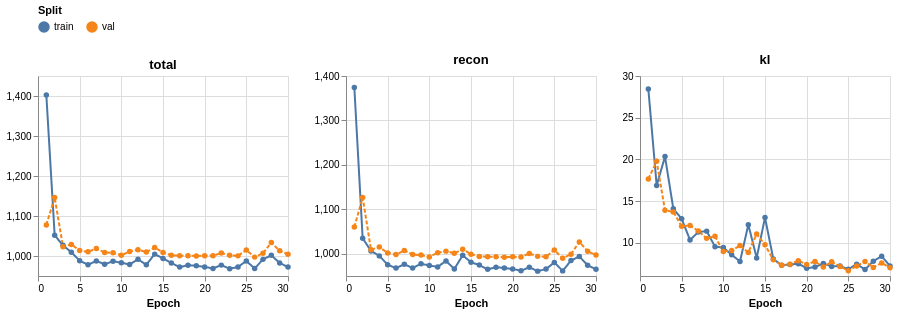

Here is the notebook cell this chart was saved with:
### Markdown cell above
## 5. Loss curves

Posterior collapse check: if the KL curve drops close to zero, the encoder is ignoring the input. In that case try `beta` below 1 or set `kl_warmup_epochs` (for example 10). Active dimensions counts the latent dimensions whose mean actually varies across days.

### Code cell
loss_plot = loss_curves(history, components=("total", "recon", "kl"))
loss_plot

### Figure 1 — Vega specification as saved in the notebook (floating-point values rounded to 4 significant figures)
{"$schema": "https://vega.github.io/schema/vega/v5.json", "data": [{"name": "source_0", "values": [{"epoch": 1, "value": 1402.0, "split": "train", "component": "total", "__index_level_0__": 0}, {"epoch": 2, "value": 1052.0, "split": "train", "component": "total", "__index_level_0__": 1}, {"epoch": 3, "value": 1027.0, "split": "train", "component": "total", "__index_level_0__": 2}, {"epoch": 4, "value": 1009.0, "split": "train", "component": "total", "__index_level_0__": 3}, {"epoch": 5, "value": 988.2, "split": "train", "component": "total", "__index_level_0__": 4}, {"epoch": 6, "value": 978.1, "split": "train", "component": "total", "__index_level_0__": 5}, {"epoch": 7, "value": 987.7, "split": "train", "component": "total", "__index_level_0__": 6}, {"epoch": 8, "value": 979.2, "split": "train", "component": "total", "__index_level_0__": 7}, {"epoch": 9, "value": 987.1, "split": "train", "component": "total", "__index_level_0__": 8}, {"epoch": 10, "value": 983.1, "split": "train", "component": "total", "__index_level_0__": 9}, {"epoch": 11, "value": 979.0, "split": "train", "component": "total", "__index_level_0__": 10}, {"epoch": 12, "value": 991.7, "split": "train", "component": "total", "__index_level_0__": 11}, {"epoch": 13, "value": 978.1, "split": "train", "component": "total", "__index_level_0__": 12}, {"epoch": 14, "value": 1005.0, "split": "train", "component": "total", "__index_level_0__": 13}, {"epoch": 15, "value": 993.9, "split": "train", "component": "total", "__index_level_0__": 14}, {"epoch": 16, "value": 982.6, "split": "train", "component": "total", "__index_level_0__": 15}, {"epoch": 17, "value": 972.2, "split": "train", "component": "total", "__index_level_0__": 16}, {"epoch": 18, "value": 977.1, "split": "train", "component": "total", "__index_level_0__": 17}, {"epoch": 19, "value": 975.4, "split": "train", "component": "total", "__index_level_0__": 18}, {"epoch": 20, "value": 972.8, "split": "train", "component": "total", "__index_level_0__": 19}, {"epoch": 21, "value": 968.9, "split": "train", "component": "total", "__index_level_0__": 20}, {"epoch": 22, "value": 977.2, "split": "train", "component": "total", "__index_level_0__": 21}, {"epoch": 23, "value": 968.1, "split": "train", "component": "total", "__index_level_0__": 22}, {"epoch": 24, "value": 972.7, "split": "train", "component": "total", "__index_level_0__": 23}, {"epoch": 25, "value": 987.4, "split": "train", "component": "total", "__index_level_0__": 24}, {"epoch": 26, "value": 969.0, "split": "train", "component": "total", "__index_level_0__": 25}, {"epoch": 27, "value": 991.6, "split": "train", "component": "total", "__index_level_0__": 26}, {"epoch": 28, "value": 1002.0, "split": "train", "component": "total", "__index_level_0__": 27}, {"epoch": 29, "value": 982.5, "split": "train", "component": "total", "__index_level_0__": 28}, {"epoch": 30, "value": 972.4, "split": "train", "component": "total", "__index_level_0__": 29}, {"epoch": 1, "value": 1078.0, "split": "val", "component": "total", "__index_level_0__": 0}, {"epoch": 2, "value": 1146.0, "split": "val", "component": "total", "__index_level_0__": 1}, {"epoch": 3, "value": 1023.0, "split": "val", "component": "total", "__index_level_0__": 2}, {"epoch": 4, "value": 1029.0, "split": "val", "component": "total", "__index_level_0__": 3}, {"epoch": 5, "value": 1014.0, "split": "val", "component": "total", "__index_level_0__": 4}, {"epoch": 6, "value": 1010.0, "split": "val", "component": "total", "__index_level_0__": 5}, {"epoch": 7, "value": 1019.0, "split": "val", "component": "total", "__index_level_0__": 6}, {"epoch": 8, "value": 1009.0, "split": "val", "component": "total", "__index_level_0__": 7}, {"epoch": 9, "value": 1008.0, "split": "val", "component": "total", "__index_level_0__": 8}, {"epoch": 10, "value": 1002.0, "split": "val", "component": "total", "__index_level_0__": 9}, {"epoch": 11, "value": 1011.0, "split": "val", "component": "total", "__index_level_0__": 10}, {"epoch": 12, "value": 1016.0, "split": "val", "component": "total", "__index_level_0__": 11}, {"epoch": 13, "value": 1010.0, "split": "val", "component": "total", "__index_level_0__": 12}, {"epoch": 14, "value": 1021.0, "split": "val", "component": "total", "__index_level_0__": 13}, {"epoch": 15, "value": 1009.0, "split": "val", "component": "total", "__index_level_0__": 14}, {"epoch": 16, "value": 1002.0, "split": "val", "component": "total", "__index_level_0__": 15}, {"epoch": 17, "value": 1001.0, "split": "val", "component": "total", "__index_level_0__": 16}, {"epoch": 18, "value": 1000.0, "split": "val", "component": "total", "__index_level_0__": 17}, {"epoch": 19, "value": 1000.0, "split": "val", "component": "total", "__index_level_0__": 18}, {"epoch": 20, "value": 1000.0, "split": "val", "component": "total", "__index_level_0__": 19}, {"epoch": 21, "value": 1001.0, "split": "val", "component": "total", "__index_level_0__": 20}, {"epoch": 22, "value": 1008.0, "split": "val", "component": "total", "__index_level_0__": 21}, {"epoch": 23, "value": 1002.0, "split": "val", "component": "total", "__index_level_0__": 22}, {"epoch": 24, "value": 1000.0, "split": "val", "component": "total", "__index_level_0__": 23}, {"epoch": 25, "value": 1015.0, "split": "val", "component": "total", "__index_level_0__": 24}, {"epoch": 26, "value": 997.2, "split": "val", "component": "total", "__index_level_0__": 25}, {"epoch": 27, "value": 1007.0, "split": "val", "component": "total", "__index_level_0__": 26}, {"epoch": 28, "value": 1034.0, "split": "val", "component": "total", "__index_level_0__": 27}, {"epoch": 29, "value": 1013.0, "split": "val", "component": "total", "__index_level_0__": 28}, {"epoch": 30, "value": 1004.0, "split": "val", "component": "total", "__index_level_0__": 29}]}, {"name": "source_1", "values": [{"epoch": 1, "value": 1374.0, "split": "train", "component": "recon", "__index_level_0__": 0}, {"epoch": 2, "value": 1035.0, "split": "train", "component": "recon", "__index_level_0__": 1}, {"epoch": 3, "value": 1006.0, "split": "train", "component": "recon", "__index_level_0__": 2}, {"epoch": 4, "value": 995.3, "split": "train", "component": "recon", "__index_level_0__": 3}, {"epoch": 5, "value": 975.4, "split": "train", "component": "recon", "__index_level_0__": 4}, {"epoch": 6, "value": 967.8, "split": "train", "component": "recon", "__index_level_0__": 5}, {"epoch": 7, "value": 976.5, "split": "train", "component": "recon", "__index_level_0__": 6}, {"epoch": 8, "value": 967.8, "split": "train", "component": "recon", "__index_level_0__": 7}, {"epoch": 9, "value": 977.6, "split": "train", "component": "recon", "__index_level_0__": 8}, {"epoch": 10, "value": 973.7, "split": "train", "component": "recon", "__index_level_0__": 9}, {"epoch": 11, "value": 970.4, "split": "train", "component": "recon", "__index_level_0__": 10}, {"epoch": 12, "value": 984.0, "split": "train", "component": "recon", "__index_level_0__": 11}, {"epoch": 13, "value": 965.9, "split": "train", "component": "recon", "__index_level_0__": 12}, {"epoch": 14, "value": 996.5, "split": "train", "component": "recon", "__index_level_0__": 13}, {"epoch": 15, "value": 980.9, "split": "train", "component": "recon", "__index_level_0__": 14}, {"epoch": 16, "value": 974.6, "split": "train", "component": "recon", "__index_level_0__": 15}, {"epoch": 17, "value": 964.9, "split": "train", "component": "recon", "__index_level_0__": 16}, {"epoch": 18, "value": 969.7, "split": "train", "component": "recon", "__index_level_0__": 17}, {"epoch": 19, "value": 967.9, "split": "train", "component": "recon", "__index_level_0__": 18}, {"epoch": 20, "value": 965.8, "split": "train", "component": "recon", "__index_level_0__": 19}, {"epoch": 21, "value": 961.8, "split": "train", "component": "recon", "__index_level_0__": 20}, {"epoch": 22, "value": 969.7, "split": "train", "component": "recon", "__index_level_0__": 21}, {"epoch": 23, "value": 961.0, "split": "train", "component": "recon", "__index_level_0__": 22}, {"epoch": 24, "value": 965.5, "split": "train", "component": "recon", "__index_level_0__": 23}, {"epoch": 25, "value": 980.6, "split": "train", "component": "recon", "__index_level_0__": 24}, {"epoch": 26, "value": 961.5, "split": "train", "component": "recon", "__index_level_0__": 25}, {"epoch": 27, "value": 984.8, "split": "train", "component": "recon", "__index_level_0__": 26}, {"epoch": 28, "value": 993.9, "split": "train", "component": "recon", "__index_level_0__": 27}, {"epoch": 29, "value": 974.1, "split": "train", "component": "recon", "__index_level_0__": 28}, {"epoch": 30, "value": 965.2, "split": "train", "component": "recon", "__index_level_0__": 29}, {"epoch": 1, "value": 1060.0, "split": "val", "component": "recon", "__index_level_0__": 0}, {"epoch": 2, "value": 1127.0, "split": "val", "component": "recon", "__index_level_0__": 1}, {"epoch": 3, "value": 1009.0, "split": "val", "component": "recon", "__index_level_0__": 2}, {"epoch": 4, "value": 1015.0, "split": "val", "component": "recon", "__index_level_0__": 3}, {"epoch": 5, "value": 1002.0, "split": "val", "component": "recon", "__index_level_0__": 4}, {"epoch": 6, "value": 998.3, "split": "val", "component": "recon", "__index_level_0__": 5}, {"epoch": 7, "value": 1007.0, "split": "val", "component": "recon", "__index_level_0__": 6}, {"epoch": 8, "value": 998.3, "split": "val", "component": "recon", "__index_level_0__": 7}, {"epoch": 9, "value": 997.2, "split": "val", "component": "recon", "__index_level_0__": 8}, {"epoch": 10, "value": 992.8, "split": "val", "component": "recon", "__index_level_0__": 9}, {"epoch": 11, "value": 1002.0, "split": "val", "component": "recon", "__index_level_0__": 10}, {"epoch": 12, "value": 1006.0, "split": "val", "component": "recon", "__index_level_0__": 11}, {"epoch": 13, "value": 1001.0, "split": "val", "component": "recon", "__index_level_0__": 12}, {"epoch": 14, "value": 1010.0, "split": "val", "component": "recon", "__index_level_0__": 13}, {"epoch": 15, "value": 999.0, "split": "val", "component": "recon", "__index_level_0__": 14}, {"epoch": 16, "value": 993.8, "split": "val", "component": "recon", "__index_level_0__": 15}, {"epoch": 17, "value": 993.5, "split": "val", "component": "recon", "__index_level_0__": 16}, {"epoch": 18, "value": 993.1, "split": "val", "component": "recon", "__index_level_0__": 17}, {"epoch": 19, "value": 992.4, "split": "val", "component": "recon", "__index_level_0__": 18}, {"epoch": 20, "value": 993.1, "split": "val", "component": "recon", "__index_level_0__": 19}, {"epoch": 21, "value": 992.9, "split": "val", "component": "recon", "__index_level_0__": 20}, {"epoch": 22, "value": 1001.0, "split": "val", "component": "recon", "__index_level_0__": 21}, {"epoch": 23, "value": 994.2, "split": "val", "component": "recon", "__index_level_0__": 22}, {"epoch": 24, "value": 993.2, "split": "val", "component": "recon", "__index_level_0__": 23}, {"epoch": 25, "value": 1008.0, "split": "val", "component": "recon", "__index_level_0__": 24}, {"epoch": 26, "value": 990.0, "split": "val", "component": "recon", "__index_level_0__": 25}, {"epoch": 27, "value": 999.1, "split": "val", "component": "recon", "__index_level_0__": 26}, {"epoch": 28, "value": 1027.0, "split": "val", "component": "recon", "__index_level_0__": 27}, {"epoch": 29, "value": 1006.0, "split": "val", "component": "recon", "__index_level_0__": 28}, {"epoch": 30, "value": 997.2, "split": "val", "component": "recon", "__index_level_0__": 29}]}, {"name": "source_2", "values": [{"epoch": 1, "value": 28.44, "split": "train", "component": "kl", "__index_level_0__": 0}, {"epoch": 2, "value": 16.87, "split": "train", "component": "kl", "__index_level_0__": 1}, {"epoch": 3, "value": 20.33, "split": "train", "component": "kl", "__index_level_0__": 2}, {"epoch": 4, "value": 14.06, "split": "train", "component": "kl", "__index_level_0__": 3}, {"epoch": 5, "value": 12.86, "split": "train", "component": "kl", "__index_level_0__": 4}, {"epoch": 6, "value": 10.33, "split": "train", "component": "kl", "__index_level_0__": 5}, {"epoch": 7, "value": 11.27, "split": "train", "component": "kl", "__index_level_0__": 6}, {"epoch": 8, "value": 11.38, "split": "train", "component": "kl", "__index_level_0__": 7}, {"epoch": 9, "value": 9.515, "split": "train", "component": "kl", "__index_level_0__": 8}, {"epoch": 10, "value": 9.422, "split": "train", "component": "kl", "__index_level_0__": 9}, {"epoch": 11, "value": 8.551, "split": "train", "component": "kl", "__index_level_0__": 10}, {"epoch": 12, "value": 7.742, "split": "train", "component": "kl", "__index_level_0__": 11}, {"epoch": 13, "value": 12.16, "split": "train", "component": "kl", "__index_level_0__": 12}, {"epoch": 14, "value": 8.17, "split": "train", "component": "kl", "__index_level_0__": 13}, {"epoch": 15, "value": 13.02, "split": "train", "component": "kl", "__index_level_0__": 14}, {"epoch": 16, "value": 8.038, "split": "train", "component": "kl", "__index_level_0__": 15}, {"epoch": 17, "value": 7.298, "split": "train", "component": "kl", "__index_level_0__": 16}, {"epoch": 18, "value": 7.372, "split": "train", "component": "kl", "__index_level_0__": 17}, {"epoch": 19, "value": 7.475, "split": "train", "component": "kl", "__index_level_0__": 18}, {"epoch": 20, "value": 6.925, "split": "train", "component": "kl", "__index_level_0__": 19}, {"epoch": 21, "value": 7.074, "split": "train", "component": "kl", "__index_level_0__": 20}, {"epoch": 22, "value": 7.497, "split": "train", "component": "kl", "__index_level_0__": 21}, {"epoch": 23, "value": 7.15, "split": "train", "component": "kl", "__index_level_0__": 22}, {"epoch": 24, "value": 7.207, "split": "train", "component": "kl", "__index_level_0__": 23}, {"epoch": 25, "value": 6.799, "split": "train", "component": "kl", "__index_level_0__": 24}, {"epoch": 26, "value": 7.425, "split": "train", "component": "kl", "__index_level_0__": 25}, {"epoch": 27, "value": 6.778, "split": "train", "component": "kl", "__index_level_0__": 26}, {"epoch": 28, "value": 7.78, "split": "train", "component": "kl", "__index_level_0__": 27}, {"epoch": 29, "value": 8.376, "split": "train", "component": "kl", "__index_level_0__": 28}, {"epoch": 30, "value": 7.205, "split": "train", "component": "kl", "__index_level_0__": 29}, {"epoch": 1, "value": 17.65, "split": "val", "component": "kl", "__index_level_0__": 0}, {"epoch": 2, "value": 19.76, "split": "val", "component": "kl", "__index_level_0__": 1}, {"epoch": 3, "value": 13.89, "split": "val", "component": "kl", "__index_level_0__": 2}, {"epoch": 4, "value": 13.68, "split": "val", "component": "kl", "__index_level_0__": 3}, {"epoch": 5, "value": 11.98, "split": "val", "component": "kl", "__index_level_0__": 4}, {"epoch": 6, "value": 12.07, "split": "val", "component": "kl", "__index_level_0__": 5}, {"epoch": 7, "value": 11.41, "split": "val", "component": "kl", "__index_level_0__": 6}, {"epoch": 8, "value": 10.52, "split": "val", "component": "kl", "__index_level_0__": 7}, {"epoch": 9, "value": 10.76, "split": "val", "component": "kl", "__index_level_0__": 8}, {"epoch": 10, "value": 8.95, "split": "val", "component": "kl", "__index_level_0__": 9}, {"epoch": 11, "value": 9.062, "split": "val", "component": "kl", "__index_level_0__": 10}, {"epoch": 12, "value": 9.655, "split": "val", "component": "kl", "__index_level_0__": 11}, {"epoch": 13, "value": 8.829, "split": "val", "component": "kl", "__index_level_0__": 12}, {"epoch": 14, "value": 11.04, "split": "val", "component": "kl", "__index_level_0__": 13}, {"epoch": 15, "value": 9.753, "split": "val", "component": "kl", "__index_level_0__": 14}, {"epoch": 16, "value": 7.939, "split": "val", "component": "kl", "__index_level_0__": 15}, {"epoch": 17, "value": 7.301, "split": "val", "component": "kl", "__index_level_0__": 16}, {"epoch": 18, "value": 7.41, "split": "val", "component": "kl", "__index_level_0__": 17}, {"epoch": 19, "value": 7.835, "split": "val", "component": "kl", "__index_level_0__": 18}, {"epoch": 20, "value": 7.389, "split": "val", "component": "kl", "__index_level_0__": 19}, {"epoch": 21, "value": 7.74, "split": "val", "component": "kl", "__index_level_0__": 20}, {"epoch": 22, "value": 7.078, "split": "val", "component": "kl", "__index_level_0__": 21}, {"epoch": 23, "value": 7.706, "split": "val", "component": "kl", "__index_level_0__": 22}, {"epoch": 24, "value": 7.145, "split": "val", "component": "kl", "__index_level_0__": 23}, {"epoch": 25, "value": 6.64, "split": "val", "component": "kl", "__index_level_0__": 24}, {"epoch": 26, "value": 7.204, "split": "val", "component": "kl", "__index_level_0__": 25}, {"epoch": 27, "value": 7.737, "split": "val", "component": "kl", "__index_level_0__": 26}, {"epoch": 28, "value": 7.026, "split": "val", "component": "kl", "__index_level_0__": 27}, {"epoch": 29, "value": 7.566, "split": "val", "component": "kl", "__index_level_0__": 28}, {"epoch": 30, "value": 7.0, "split": "val", "component": "kl", "__index_level_0__": 29}]}, {"name": "data_0", "values": [{"epoch": 1, "split": "train", "value": 1402.0}, {"epoch": 2, "split": "train", "value": 1052.0}, {"epoch": 3, "split": "train", "value": 1027.0}, {"epoch": 4, "split": "train", "value": 1009.0}, {"epoch": 5, "split": "train", "value": 988.2}, {"epoch": 6, "split": "train", "value": 978.1}, {"epoch": 7, "split": "train", "value": 987.7}, {"epoch": 8, "split": "train", "value": 979.2}, {"epoch": 9, "split": "train", "value": 987.1}, {"epoch": 10, "split": "train", "value": 983.1}, {"epoch": 11, "split": "train", "value": 979.0}, {"epoch": 12, "split": "train", "value": 991.7}, {"epoch": 13, "split": "train", "value": 978.1}, {"epoch": 14, "split": "train", "value": 1005.0}, {"epoch": 15, "split": "train", "value": 993.9}, {"epoch": 16, "split": "train", "value": 982.6}, {"epoch": 17, "split": "train", "value": 972.2}, {"epoch": 18, "split": "train", "value": 977.1}, {"epoch": 19, "split": "train", "value": 975.4}, {"epoch": 20, "split": "train", "value": 972.8}, {"epoch": 21, "split": "train", "value": 968.9}, {"epoch": 22, "split": "train", "value": 977.2}, {"epoch": 23, "split": "train", "value": 968.1}, {"epoch": 24, "split": "train", "value": 972.7}, {"epoch": 25, "split": "train", "value": 987.4}, {"epoch": 26, "split": "train", "value": 969.0}, {"epoch": 27, "split": "train", "value": 991.6}, {"epoch": 28, "split": "train", "value": 1002.0}, {"epoch": 29, "split": "train", "value": 982.5}, {"epoch": 30, "split": "train", "value": 972.4}, {"epoch": 1, "split": "val", "value": 1078.0}, {"epoch": 2, "split": "val", "value": 1146.0}, {"epoch": 3, "split": "val", "value": 1023.0}, {"epoch": 4, "split": "val", "value": 1029.0}, {"epoch": 5, "split": "val", "value": 1014.0}, {"epoch": 6, "split": "val", "value": 1010.0}, {"epoch": 7, "split": "val", "value": 1019.0}, {"epoch": 8, "split": "val", "value": 1009.0}, {"epoch": 9, "split": "val", "value": 1008.0}, {"epoch": 10, "split": "val", "value": 1002.0}, {"epoch": 11, "split": "val", "value": 1011.0}, {"epoch": 12, "split": "val", "value": 1016.0}, {"epoch": 13, "split": "val", "value": 1010.0}, {"epoch": 14, "split": "val", "value": 1021.0}, {"epoch": 15, "split": "val", "value": 1009.0}, {"epoch": 16, "split": "val", "value": 1002.0}, {"epoch": 17, "split": "val", "value": 1001.0}, {"epoch": 18, "split": "val", "value": 1000.0}, {"epoch": 19, "split": "val", "value": 1000.0}, {"epoch": 20, "split": "val", "value": 1000.0}, {"epoch": 21, "split": "val", "value": 1001.0}, {"epoch": 22, "split": "val", "value": 1008.0}, {"epoch": 23, "split": "val", "value": 1002.0}, {"epoch": 24, "split": "val", "value": 1000.0}, {"epoch": 25, "split": "val", "value": 1015.0}, {"epoch": 26, "split": "val", "value": 997.2}, {"epoch": 27, "split": "val", "value": 1007.0}, {"epoch": 28, "split": "val", "value": 1034.0}, {"epoch": 29, "split": "val", "value": 1013.0}, {"epoch": 30, "split": "val", "value": 1004.0}]}, {"name": "data_1", "values": [{"epoch": 1, "split": "train", "value": 1374.0}, {"epoch": 2, "split": "train", "value": 1035.0}, {"epoch": 3, "split": "train", "value": 1006.0}, {"epoch": 4, "split": "train", "value": 995.3}, {"epoch": 5, "split": "train", "value": 975.4}, {"epoch": 6, "split": "train", "value": 967.8}, {"epoch": 7, "split": "train", "value": 976.5}, {"epoch": 8, "split": "train", "value": 967.8}, {"epoch": 9, "split": "train", "value": 977.6}, {"epoch": 10, "split": "train", "value": 973.7}, {"epoch": 11, "split": "train", "value": 970.4}, {"epoch": 12, "split": "train", "value": 984.0}, {"epoch": 13, "split": "train", "value": 965.9}, {"epoch": 14, "split": "train", "value": 996.5}, {"epoch": 15, "split": "train", "value": 980.9}, {"epoch": 16, "split": "train", "value": 974.6}, {"epoch": 17, "split": "train", "value": 964.9}, {"epoch": 18, "split": "train", "value": 969.7}, {"epoch": 19, "split": "train", "value": 967.9}, {"epoch": 20, "split": "train", "value": 965.8}, {"epoch": 21, "split": "train", "value": 961.8}, {"epoch": 22, "split": "train", "value": 969.7}, {"epoch": 23, "split": "train", "value": 961.0}, {"epoch": 24, "split": "train", "value": 965.5}, {"epoch": 25, "split": "train", "value": 980.6}, {"epoch": 26, "split": "train", "value": 961.5}, {"epoch": 27, "split": "train", "value": 984.8}, {"epoch": 28, "split": "train", "value": 993.9}, {"epoch": 29, "split": "train", "value": 974.1}, {"epoch": 30, "split": "train", "value": 965.2}, {"epoch": 1, "split": "val", "value": 1060.0}, {"epoch": 2, "split": "val", "value": 1127.0}, {"epoch": 3, "split": "val", "value": 1009.0}, {"epoch": 4, "split": "val", "value": 1015.0}, {"epoch": 5, "split": "val", "value": 1002.0}, {"epoch": 6, "split": "val", "value": 998.3}, {"epoch": 7, "split": "val", "value": 1007.0}, {"epoch": 8, "split": "val", "value": 998.3}, {"epoch": 9, "split": "val", "value": 997.2}, {"epoch": 10, "split": "val", "value": 992.8}, {"epoch": 11, "split": "val", "value": 1002.0}, {"epoch": 12, "split": "val", "value": 1006.0}, {"epoch": 13, "split": "val", "value": 1001.0}, {"epoch": 14, "split": "val", "value": 1010.0}, {"epoch": 15, "split": "val", "value": 999.0}, {"epoch": 16, "split": "val", "value": 993.8}, {"epoch": 17, "split": "val", "value": 993.5}, {"epoch": 18, "split": "val", "value": 993.1}, {"epoch": 19, "split": "val", "value": 992.4}, {"epoch": 20, "split": "val", "value": 993.1}, {"epoch": 21, "split": "val", "value": 992.9}, {"epoch": 22, "split": "val", "value": 1001.0}, {"epoch": 23, "split": "val", "value": 994.2}, {"epoch": 24, "split": "val", "value": 993.2}, {"epoch": 25, "split": "val", "value": 1008.0}, {"epoch": 26, "split": "val", "value": 990.0}, {"epoch": 27, "split": "val", "value": 999.1}, {"epoch": 28, "split": "val", "value": 1027.0}, {"epoch": 29, "split": "val", "value": 1006.0}, {"epoch": 30, "split": "val", "value": 997.2}]}, {"name": "data_2", "values": [{"epoch": 1, "split": "train", "value": 28.44}, {"epoch": 2, "split": "train", "value": 16.87}, {"epoch": 3, "split": "train", "value": 20.33}, {"epoch": 4, "split": "train", "value": 14.06}, {"epoch": 5, "split": "train", "value": 12.86}, {"epoch": 6, "split": "train", "value": 10.33}, {"epoch": 7, "split": "train", "value": 11.27}, {"epoch": 8, "split": "train", "value": 11.38}, {"epoch": 9, "split": "train", "value": 9.515}, {"epoch": 10, "split": "train", "value": 9.422}, {"epoch": 11, "split": "train", "value": 8.551}, {"epoch": 12, "split": "train", "value": 7.742}, {"epoch": 13, "split": "train", "value": 12.16}, {"epoch": 14, "split": "train", "value": 8.17}, {"epoch": 15, "split": "train", "value": 13.02}, {"epoch": 16, "split": "train", "value": 8.038}, {"epoch": 17, "split": "train", "value": 7.298}, {"epoch": 18, "split": "train", "value": 7.372}, {"epoch": 19, "split": "train", "value": 7.475}, {"epoch": 20, "split": "train", "value": 6.925}, {"epoch": 21, "split": "train", "value": 7.074}, {"epoch": 22, "split": "train", "value": 7.497}, {"epoch": 23, "split": "train", "value": 7.15}, {"epoch": 24, "split": "train", "value": 7.207}, {"epoch": 25, "split": "train", "value": 6.799}, {"epoch": 26, "split": "train", "value": 7.425}, {"epoch": 27, "split": "train", "value": 6.778}, {"epoch": 28, "split": "train", "value": 7.78}, {"epoch": 29, "split": "train", "value": 8.376}, {"epoch": 30, "split": "train", "value": 7.205}, {"epoch": 1, "split": "val", "value": 17.65}, {"epoch": 2, "split": "val", "value": 19.76}, {"epoch": 3, "split": "val", "value": 13.89}, {"epoch": 4, "split": "val", "value": 13.68}, {"epoch": 5, "split": "val", "value": 11.98}, {"epoch": 6, "split": "val", "value": 12.07}, {"epoch": 7, "split": "val", "value": 11.41}, {"epoch": 8, "split": "val", "value": 10.52}, {"epoch": 9, "split": "val", "value": 10.76}, {"epoch": 10, "split": "val", "value": 8.95}, {"epoch": 11, "split": "val", "value": 9.062}, {"epoch": 12, "split": "val", "value": 9.655}, {"epoch": 13, "split": "val", "value": 8.829}, {"epoch": 14, "split": "val", "value": 11.04}, {"epoch": 15, "split": "val", "value": 9.753}, {"epoch": 16, "split": "val", "value": 7.939}, {"epoch": 17, "split": "val", "value": 7.301}, {"epoch": 18, "split": "val", "value": 7.41}, {"epoch": 19, "split": "val", "value": 7.835}, {"epoch": 20, "split": "val", "value": 7.389}, {"epoch": 21, "split": "val", "value": 7.74}, {"epoch": 22, "split": "val", "value": 7.078}, {"epoch": 23, "split": "val", "value": 7.706}, {"epoch": 24, "split": "val", "value": 7.145}, {"epoch": 25, "split": "val", "value": 6.64}, {"epoch": 26, "split": "val", "value": 7.204}, {"epoch": 27, "split": "val", "value": 7.737}, {"epoch": 28, "split": "val", "value": 7.026}, {"epoch": 29, "split": "val", "value": 7.566}, {"epoch": 30, "split": "val", "value": 7.0}]}, {"name": "source_0_strokeDash_domain_split_0", "values": [{"split": "train"}, {"split": "val"}]}, {"name": "data_0_strokeDash_domain_split_1", "values": [{"split": "train"}, {"split": "val"}]}, {"name": "source_1_strokeDash_domain_split_2", "values": [{"split": "train"}, {"split": "val"}]}, {"name": "data_1_strokeDash_domain_split_3", "values": [{"split": "train"}, {"split": "val"}]}, {"name": "source_2_strokeDash_domain_split_4", "values": [{"split": "train"}, {"split": "val"}]}, {"name": "data_2_strokeDash_domain_split_5", "values": [{"split": "train"}, {"split": "val"}]}], "signals": [{"name": "childWidth", "value": 250}], "marks": [{"type": "group", "name": "concat_0_group", "encode": {"update": {"width": {"signal": "childWidth"}, "height": {"signal": "height"}}}, "marks": [{"type": "group", "name": "concat_0_layer_0_pathgroup", "from": {"facet": {"data": "source_0", "name": "faceted_path_concat_0_layer_0_main", "groupby": ["split", "split"]}}, "encode": {"update": {"height": {"field": {"signal": null, "datum": null, "group": "height", "parent": null}}, "width": {"field": {"signal": null, "datum": null, "group": "width", "parent": null}}}}, "marks": [{"type": "line", "name": "concat_0_layer_0_marks", "from": {"data": "faceted_path_concat_0_layer_0_main"}, "sort": {"field": "x"}, "encode": {"update": {"strokeDash": {"field": "split", "scale": "strokeDash"}, "x": {"field": "epoch", "scale": "concat_0_x"}, "stroke": {"field": "split", "scale": "color"}, "y": {"field": "value", "scale": "concat_0_y"}, "defined": {"signal": "isValid(datum[\"epoch\"]) && isFinite(+datum[\"epoch\"]) && isValid(datum[\"value\"]) && isFinite(+datum[\"value\"])"}}}, "style": ["line"]}]}, {"type": "symbol", "name": "concat_0_layer_1_marks", "from": {"data": "data_0"}, "encode": {"update": {"opacity": {"value": 1}, "strokeDash": {"field": "split", "scale": "strokeDash"}, "y": {"field": "value", "scale": "concat_0_y"}, "fill": {"field": "split", "scale": "color"}, "x": {"field": "epoch", "scale": "concat_0_x"}}}, "style": ["point"]}], "axes": [{"scale": "concat_0_x", "zindex": 0, "maxExtent": 0, "minExtent": 0, "domain": false, "labels": false, "aria": false, "grid": true, "ticks": false, "gridScale": "concat_0_y", "orient": "bottom", "tickCount": {"signal": "ceil(childWidth/40)"}}, {"scale": "concat_0_y", "gridScale": "concat_0_x", "labels": false, "maxExtent": 0, "minExtent": 0, "grid": true, "ticks": false, "tickCount": {"signal": "ceil(height/40)"}, "zindex": 0, "aria": false, "domain": false, "orient": "left"}, {"scale": "concat_0_x", "grid": false, "labelFlush": true, "labelOverlap": true, "tickCount": {"signal": "ceil(childWidth/40)"}, "zindex": 0, "orient": "bottom", "title": "Epoch"}, {"scale": "concat_0_y", "grid": false, "zindex": 0, "orient": "left", "labelOverlap": true, "tickCount": {"signal": "ceil(height/40)"}}], "title": {"text": "total", "frame": "group"}, "style": "cell"}, {"type": "group", "name": "concat_1_group", "encode": {"update": {"width": {"signal": "childWidth"}, "height": {"signal": "height"}}}, "marks": [{"type": "group", "name": "concat_1_layer_0_pathgroup", "from": {"facet": {"data": "source_1", "name": "faceted_path_concat_1_layer_0_main", "groupby": ["split", "split"]}}, "encode": {"update": {"width": {"field": {"signal": null, "datum": null, "group": "width", "parent": null}}, "height": {"field": {"signal": null, "datum": null, "group": "height", "parent": null}}}}, "marks": [{"type": "line", "name": "concat_1_layer_0_marks", "from": {"data": "faceted_path_concat_1_layer_0_main"}, "sort": {"field": "x"}, "encode": {"update": {"defined": {"signal": "isValid(datum[\"epoch\"]) && isFinite(+datum[\"epoch\"]) && isValid(datum[\"value\"]) && isFinite(+datum[\"value\"])"}, "strokeDash": {"field": "split", "scale": "strokeDash"}, "x": {"field": "epoch", "scale": "concat_1_x"}, "y": {"field": "value", "scale": "concat_1_y"}, "stroke": {"field": "split", "scale": "color"}}}, "style": ["line"]}]}, {"type": "symbol", "name": "concat_1_layer_1_marks", "from": {"data": "data_1"}, "encode": {"update": {"opacity": {"value": 1}, "fill": {"field": "split", "scale": "color"}, "x": {"field": "epoch", "scale": "concat_1_x"}, "y": {"field": "value", "scale": "concat_1_y"}, "strokeDash": {"field": "split", "scale": "strokeDash"}}}, "style": ["point"]}], "axes": [{"scale": "concat_1_x", "orient": "bottom", "grid": true, "maxExtent": 0, "domain": false, "minExtent": 0, "ticks": false, "gridScale": "concat_1_y", "zindex": 0, "aria": false, "tickCount": {"signal": "ceil(childWidth/40)"}, "labels": false}, {"scale": "concat_1_y", "maxExtent": 0, "ticks": false, "labels": false, "aria": false, "gridScale": "concat_1_x", "domain": false, "grid": true, "minExtent": 0, "tickCount": {"signal": "ceil(height/40)"}, "orient": "left", "zindex": 0}, {"scale": "concat_1_x", "tickCount": {"signal": "ceil(childWidth/40)"}, "zindex": 0, "orient": "bottom", "labelFlush": true, "grid": false, "title": "Epoch", "labelOverlap": true}, {"scale": "concat_1_y", "tickCount": {"signal": "ceil(height/40)"}, "zindex": 0, "labelOverlap": true, "orient": "left", "grid": false}], "title": {"text": "recon", "frame": "group"}, "style": "cell"}, {"type": "group", "name": "concat_2_group", "encode": {"update": {"width": {"signal": "childWidth"}, "height": {"signal": "height"}}}, "marks": [{"type": "group", "name": "concat_2_layer_0_pathgroup", "from": {"facet": {"data": "source_2", "name": "faceted_path_concat_2_layer_0_main", "groupby": ["split", "split"]}}, "encode": {"update": {"width": {"field": {"signal": null, "datum": null, "group": "width", "parent": null}}, "height": {"field": {"signal": null, "datum": null, "group": "height", "parent": null}}}}, "marks": [{"type": "line", "name": "concat_2_layer_0_marks", "from": {"data": "faceted_path_concat_2_layer_0_main"}, "sort": {"field": "x"}, "encode": {"update": {"strokeDash": {"field": "split", "scale": "strokeDash"}, "x": {"field": "epoch", "scale": "concat_2_x"}, "stroke": {"field": "split", "scale": "color"}, "y": {"field": "value", "scale": "concat_2_y"}, "defined": {"signal": "isValid(datum[\"epoch\"]) && isFinite(+datum[\"epoch\"]) && isValid(datum[\"value\"]) && isFinite(+datum[\"value\"])"}}}, "style": ["line"]}]}, {"type": "symbol", "name": "concat_2_layer_1_marks", "from": {"data": "data_2"}, "encode": {"update": {"x": {"field": "epoch", "scale": "concat_2_x"}, "fill": {"field": "split", "scale": "color"}, "y": {"field": "value", "scale": "concat_2_y"}, "opacity": {"value": 1}, "strokeDash": {"field": "split", "scale": "strokeDash"}}}, "style": ["point"]}], "axes": [{"scale": "concat_2_x", "orient": "bottom", "domain": false, "grid": true, "tickCount": {"signal": "ceil(childWidth/40)"}, "labels": false, "minExtent": 0, "zindex": 0, "gridScale": "concat_2_y", "aria": false, "maxExtent": 0, "ticks": false}, {"scale": "concat_2_y", "gridScale": "concat_2_x", "grid": true, "maxExtent": 0, "minExtent": 0, "zindex": 0, "tickCount": {"signal": "ceil(height/40)"}, "aria": false, "ticks": false, "orient": "left", "labels": false, "domain": false}, {"scale": "concat_2_x", "labelFlush": true, "labelOverlap": true, "tickCount": {"signal": "ceil(childWidth/40)"}, "zindex": 0, "grid": false, "orient": "bottom", "title": "Epoch"}, {"scale": "concat_2_y", "tickCount": {"signal": "ceil(height/40)"}, "orient": "left", "zindex": 0, "labelOverlap": true, "grid": false}], "title": {"text": "kl", "frame": "group"}, "style": "cell"}], "scales": [{"name": "color", "type": "ordinal", "domain": ["train", "val"], "range": ["#4c78a8", "#f58518"]}, {"name": "strokeDash", "type": "ordinal", "domain": {"fields": [{"data": "source_0_strokeDash_domain_split_0", "field": "split"}, {"data": "data_0_strokeDash_domain_split_1", "field": "split"}, {"data": "source_1_strokeDash_domain_split_2", "field": "split"}, {"data": "data_1_strokeDash_domain_split_3", "field": "split"}, {"data": "source_2_strokeDash_domain_split_4", "field": "split"}, {"data": "data_2_strokeDash_domain_split_5", "field": "split"}], "sort": true}, "range": [[1, 0], [4, 2], [2, 1], [1, 1], [1, 2, 4, 2]]}, {"name": "concat_0_x", "type": "linear", "domain": {"fields": [{"data": "source_0", "field": "epoch"}, {"data": "data_0", "field": "epoch"}]}, "range": [0, {"signal": "childWidth"}], "zero": false, "nice": true}, {"name": "concat_0_y", "type": "linear", "domain": {"fields": [{"data": "source_0", "field": "value"}, {"data": "data_0", "field": "value"}]}, "range": [{"signal": "height"}, 0], "zero": false, "nice": true}, {"name": "concat_1_x", "type": "linear", "domain": {"fields": [{"data": "source_1", "field": "epoch"}, {"data": "data_1", "field": "epoch"}]}, "range": [0, {"signal": "childWidth"}], "zero": false, "nice": true}, {"name": "concat_1_y", "type": "linear", "domain": {"fields": [{"data": "source_1", "field": "value"}, {"data": "data_1", "field": "value"}]}, "range": [{"signal": "height"}, 0], "zero": false, "nice": true}, {"name": "concat_2_x", "type": "linear", "domain": {"fields": [{"data": "source_2", "field": "epoch"}, {"data": "data_2", "field": "epoch"}]}, "range": [0, {"signal": "childWidth"}], "zero": false, "nice": true}, {"name": "concat_2_y", "type": "linear", "domain": {"fields": [{"data": "source_2", "field": "value"}, {"data": "data_2", "field": "value"}]}, "range": [{"signal": "height"}, 0], "zero": false, "nice": true}], "layout": {"padding": 20, "bounds": "full", "align": "each"}, "height": 200, "background": "white", "padding": 5, "legends": [{"orient": "top", "title": "Split", "stroke": "color", "direction": "horizontal", "symbolType": "circle", "fill": "color", "encode": {"symbols": {"update": {"opacity": {"value": 1}}}}}]}
